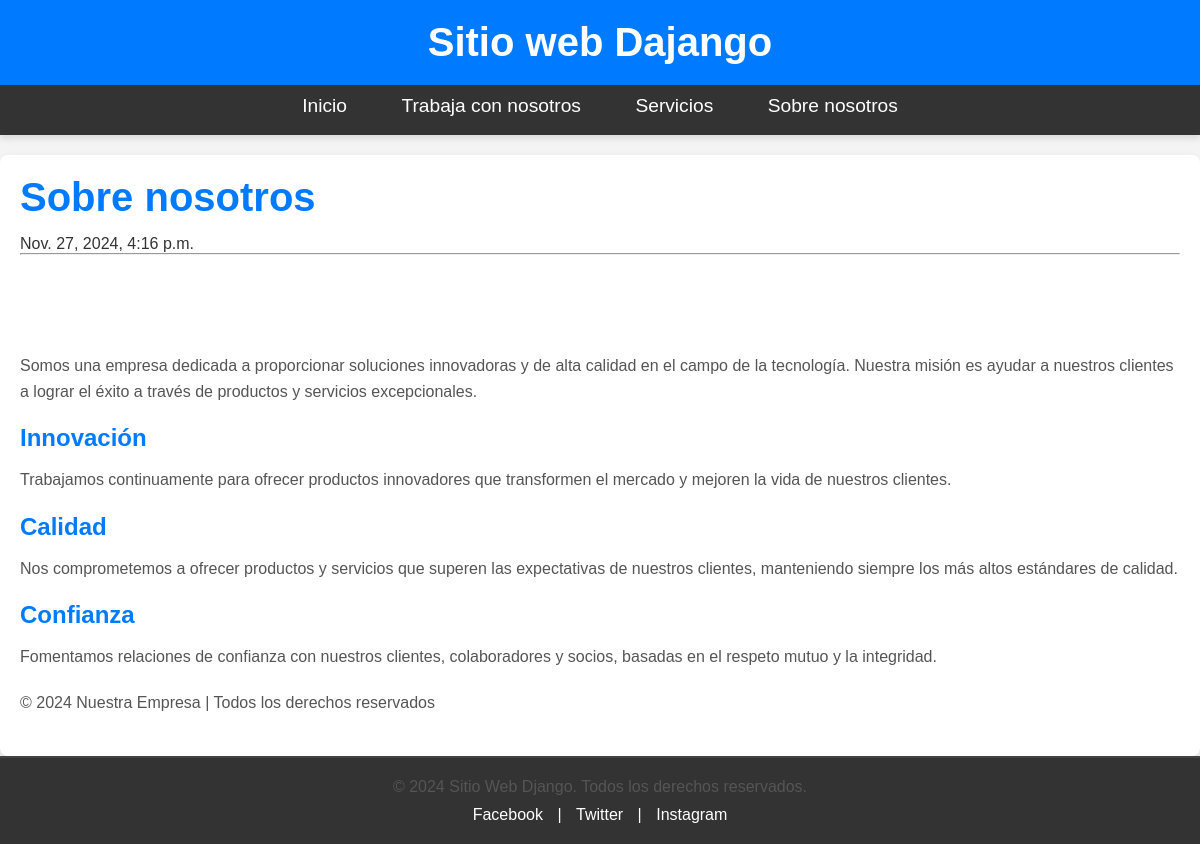
The app's page /pagina/sobre-nosotros/ with its own data.
### pages/models.py (models this page shows, shortened)
class Page(models.Model):
    title = models.CharField(max_length=50, verbose_name='Titulo')
    content = RichTextField(verbose_name='Contenido')
    slug =  models.CharField(unique=True, max_length=150, verbose_name='URL Amigable')
    order = models.IntegerField(default=0, verbose_name='Orden')
    is_nav = models.BooleanField(default=False, verbose_name='En Navegacion')
    visible = models.BooleanField(verbose_name='Visible')
    created_at = models.DateTimeField(auto_now_add=True)
    updated_at = models.DateTimeField(auto_now=True)
    class Meta:
        verbose_name = 'Pagina'
        verbose_name_plural = 'Paginas'

### pages/views.py (the view)
# urls.py: path('pagina/<str:slug>/', pages_views.page, name="pagina"),
def page(request, slug):
    try:
        page = Page.objects.get(slug=slug, visible=True)
        return render(request, 'pages/page.html', {
            "page": page,
        })
    except Page.DoesNotExist:
        return render(request, 'pages/404.html', status=404)

### pages/context_processors.py (called while the page is built)
def get_pages(request):
    pages = Page.objects.filter(visible=True, is_nav=True).values_list('id', 'title', 'slug').order_by('order')
    return {
        'pages': pages
    }

### pages/templates/pages/page.html (shortened to what this page needs)
{% extends 'layouts/layout.html' %}
{% block content %}
    <h1>{{ page.title }}</h1>
    <span>{{ page.created_at }}</span>
    <hr>
    <br>
    <p>{{ page.content|safe }}</p>
{% endblock content %}

### mainapp/templates/layouts/layout.html (shortened to what this page needs)
<!DOCTYPE html>
<html>
    <head>
        {% load static %}
        <link rel="stylesheet" href="{% static 'css/styles.css' %}" />
    </head>
    <body>
        <header>
            <h1>Sitio web Dajango</h1>
        </header>
        <nav>
            <ul>
                <li>
                    <a href="{% url 'index' %}">Inicio</a>
                </li>
                {% for page in pages %}
                    <li>
                        <a href="{% url 'pagina' slug=page.2 %}">{{ page.1 }}</a>
                    </li>
                {% endfor %}
            </ul>
        </nav>
        <div id="content">
            {% block content %}{% endblock content %}
        </div>
        <footer id="footer">
            <div class="footer-content">
                <p>&copy; 2024 Sitio Web Django. Todos los derechos reservados.</p>
                <div class="social-media">
                    <a href="#" target="_blank" title="Facebook">Facebook</a> |
                    <a href="#" target="_blank" title="Twitter">Twitter</a> |
                    <a href="#" target="_blank" title="Instagram">Instagram</a>
                </div>
            </div>
        </footer>
    </body>
</html>

### mainapp/static/css/styles.css (style rules this page uses)
*, *::before, *::after { margin: 0; padding: 0; box-sizing: border-box; }
body { font-family: 'Arial', sans-serif; margin: 0; padding: 0; background-color: #f4f4f4; color: #333; }
header { background-color: #007bff; color: white; padding: 20px; text-align: center; }
header h1 { margin: 0; font-size: 2.5em; }
nav { background-color: #333; padding: 10px 0; }
nav ul { list-style: none; margin: 0; padding: 0; text-align: center; }
nav ul li { display: inline-block; margin-right: 20px; }
nav ul li:last-child { margin-right: 0; }
nav ul li a { color: white; text-decoration: none; font-size: 1.2em; padding: 8px 15px; transition: background-color 0.3s ease; }
header, nav { box-shadow: 0 4px 6px rgba(0, 0, 0, 0.1); }
p { margin-bottom: 1em; color: #555; }
ul, ol { margin-left: 1.5em; margin-bottom: 1em; }
li { margin-bottom: 0.5em; }
a { color: #007bff; text-decoration: none; }
header h1 { font-size: 2.5em; }
#content { background-color: #ffffff; color: #333333; padding: 20px; margin-top: 20px; border-radius: 8px; box-shadow: 0px 4px 10px rgba(0, 0, 0, 0.1); max-width: 1200px; margin-left: auto; margin-right: auto; }
#content h1, #content h2, #content h3 { color: #007bff; font-family: 'Arial', sans-serif; margin-bottom: 15px; }
#content h1 { font-size: 2.5em; }
#content h3 { font-size: 1.5em; }
#content p { line-height: 1.6; margin-bottom: 20px; font-size: 16px; }
#footer { background-color: #333; color: white; padding: 20px 0; text-align: center; position: relative; bottom: 0; width: 100%; }
#footer .footer-content { max-width: 1200px; margin: 0 auto; padding: 0 20px; }
#footer p { font-size: 1em; margin-bottom: 10px; }
#footer .social-media a { color: white; text-decoration: none; padding: 0 10px; }
#footer { border-top: 2px solid #444; }

### records on screen
Page: title "Trabaja con nosotros"
Page: title "Servicios"
Page: title "Sobre nosotros", created_at "Nov. 27, 2024, 4:16 p.m.", content "Somos una empresa dedicada a proporcionar soluciones innovadoras y de alta calidad en el campo de la tecnología. Nuestra misión es ayudar a nuestros clientes a lograr el éxito a través de productos y servicios excepcionales. Innovación Trabajamos continuamente para ofrecer productos innovadores que transformen el mercado y mejoren la vida de nuestros clientes. Calidad Nos comprometemos a ofrecer productos y servicios que superen las expectativas de nuestros clientes, manteniendo siempre los más altos estándares de calidad. Confianza Fomentamos relaciones de confianza con nuestros clientes, colaboradores y socios, basadas en el respeto mutuo y la integridad. © 2024 Nuestra Empresa | Todos…"
